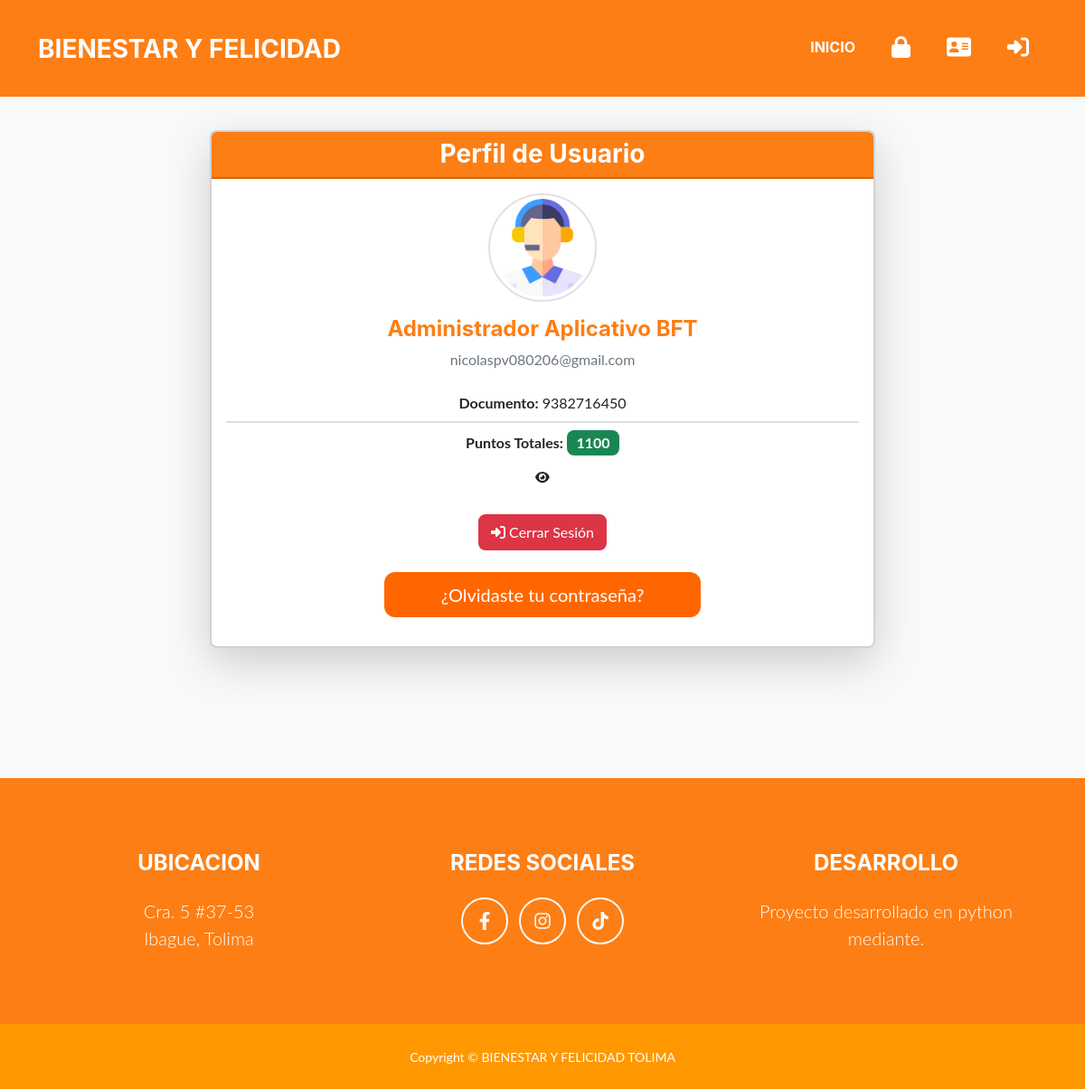
The page /perfil_usuario/9382716450 (signed in) on the database its author committed.
### apps/usuarios/models.py (models this page shows, shortened)
class Usuarios(AbstractBaseUser, PermissionsMixin):
    avatar = models.FileField('Avatar', upload_to='usuarios/', null=True, blank=True)
    nombres = models.CharField('Nombres', max_length=50)
    apellidos = models.CharField('Apellidos', max_length=100)
    numero_documento = models.IntegerField('Número de documento', primary_key=True, unique=True)
    correo = models.EmailField('Correo electrónico', max_length=255, unique=True)
    puntos_totales = models.IntegerField('Número total de puntos', default=1000)
    password = models.CharField('Contraseña', max_length=255)
    ultimo_reinicio = models.DateField('Ultimo reinicio de puntos', default=now) # Reiniciar puntos
    is_active = models.BooleanField(default=True)
    is_staff = models.BooleanField(default=False)
    objects = UsuariosManager()
    USERNAME_FIELD = 'numero_documento'
    REQUIRED_FIELDS = ['nombres', 'apellidos', 'correo']
    class Meta:
        verbose_name = 'Usuario'
        verbose_name_plural = 'Usuarios'

### apps/usuarios/views.py (the view)
# urls.py: path('perfil_usuario/<int:id_usuario>', login_required(profile), name="perfil"),
@login_required(login_url='/accounts/login')
@user_passes_test(is_staff, login_url=('/'))
def profile(request, id_usuario):
    usuario = Usuarios.objects.filter(numero_documento = id_usuario)
    query = request.GET.get('q', '')
    if query:
        usuario = usuarios.filter(
            Q(numero_documento__icontains = query) |
            Q(nombres__icontains = query) |
            Q(apellidos__icontains = query)
        )
    paginator = Paginator(usuario,10)
    page_number = request.GET.get('page')
    usuarios_paginados = paginator.get_page(page_number)
    return render(request, 'registration/profile.html', {'usuario': usuarios_paginados, 'query': query})

### apps/usuarios/views.py (called while the page is built)
def is_staff(user):
    return user.is_active and user.is_staff # Validar si es administrador y esta activo

### apps/usuarios/templates/registration/profile.html (shortened to what this page needs)
{% load static %}
<!DOCTYPE html>
<html lang="es">
    <head>
        <link rel="stylesheet" href="https://cdn.jsdelivr.net/npm/bootstrap-icons/font/bootstrap-icons.css">
        <link href="{% static "css/usuario.styles.css" %}" rel="stylesheet" />
    </head>
    <body class="bg-light">
        <nav class="navbar navbar-expand-lg bg-secondary text-uppercase fixed-top" id="mainNav">
            <div class="container">
                <a class="navbar-brand" href="{% url "inicio" %}">BIENESTAR Y FELICIDAD</a>
                <div class="collapse navbar-collapse" id="navbarResponsive">
                    <ul class="navbar-nav ms-auto">
                        <li class="nav-item mx-0 mx-lg-1">
                            <a class="nav-link py-3 px-0 px-lg-3 rounded" href="/">
                                Inicio
                            </a>
                        </li>
                        {% if user.is_authenticated %}
                            {% if user.is_staff %}
                                <li class="nav-item mx-0 mx-lg-1">
                                    <a class="nav-link py-3 px-0 px-lg-3 rounded" href="{% url "admin_panel" %}" target="_blank">
                                        <i class="fa-solid fa-lock fs-4"></i>
                                    </a>
                                </li>
                            {% endif %}
                            <li class="nav-item mx-0 mx-lg-1">
                                <a class="nav-link py-3 px-0 px-lg-3 rounded" href="{% url "perfil" user.numero_documento %}">
                                    <i class="fa-solid fa-address-card fs-4"></i>
                                </a>
                            </li>
                            <li class="nav-item mx-0 mx-lg-1">
                                <a class="nav-link py-3 px-0 px-lg-3 rounded" href="{% url "salir" %}">
                                    <i class="fa-solid fa-right-to-bracket fs-4"></i>
                                </a>
                            </li>
                        {% endif %}
                    </ul>
                </div>
            </div>
        </nav>
        <section class="page-section">
            <div class="container my-5">
                <div class="row justify-content-center">
                    <div class="col-md-8">
                        <div class="card shadow-lg">
                            <div class="card-header text-white text-center" style="background-color: #fd7e14 !important;">
                                <h3 class="mb-0">Perfil de Usuario</h3>
                            </div>
                            <div class="card-body text-center">
                                {% for usuario in usuario %}
                                    <div class="mb-3">
                                        {% if usuario.avatar %}
                                            <img src="{{ usuario.avatar.url }}" class="rounded-circle img-thumbnail" style="width: 120px; height: 120px;">
                                        {% else %}
                                            <img src="{% static 'img/avataaars.svg' %}" class="rounded-circle img-thumbnail" style="width: 120px; height: 120px;">
                                        {% endif %}
                                    </div>
                                    <h4>{{ usuario.nombres }} {{ usuario.apellidos }}</h4>
                                    <p class="text-muted">{{ usuario.correo }}</p>
                                    <ul class="list-group list-group-flush">
                                        <li class="list-group-item"><strong>Documento:</strong> {{ usuario.numero_documento }}</li>
                                        <li class="list-group-item"><strong>Puntos Totales:</strong>
                                            <span class="badge bg-success fs-6">{{ usuario.puntos_totales }}</span>
                                        </li>
                                    </ul>
                                    <div class="mb-3">
                                        <a href="{% url 'puntos_evidencias' usuario.numero_documento %}" class="btn btn-sm">
                                            <i class="fa-solid fa-eye"></i>
                                        </a>
                                    </div>
                                    <div class="mt-4">
                                        <a href="{% url 'salir' %}" class="btn btn-danger">
                                            <i class="fa-solid fa-right-to-bracket"></i> Cerrar Sesión
                                        </a>
                                    </div>
                                    <div class="mt-4">
                                        <p class="text-center">
                                            <a href="{% url 'cambiar_pass' %}" class="btn btn-lg w-50 text-white" style="background-color: #FF6600;">¿Olvidaste tu contraseña?</a>
                                        </p>
                                    </div>
                                {% endfor %}
                            </div>
                        </div>
                    </div>
                </div>
            </div>
        </section>
        <footer class="footer text-center">
            <div class="container">
                <div class="row">
                    <div class="col-lg-4 mb-5 mb-lg-0">
                        <h4 class="text-uppercase mb-4">UBICACION</h4>
                        <p class="lead mb-0">
                            Cra. 5 #37-53
                            <br />
                            Ibague, Tolima
                        </p>
                    </div>
                    <div class="col-lg-4 mb-5 mb-lg-0">
                        <h4 class="text-uppercase mb-4">REDES SOCIALES</h4>
                        <a class="btn btn-outline-light btn-social mx-1" href="#!"><i class="fab fa-fw fa-facebook-f"></i></a>
                        <a class="btn btn-outline-light btn-social mx-1" href="#!"><i class="fab fa-fw fa-instagram"></i></a>
                        <a class="btn btn-outline-light btn-social mx-1" href="#!"><i class="fab fa-fw fa-tiktok"></i></a>
                    </div>
                    <div class="col-lg-4">
                        <h4 class="text-uppercase mb-4">DESARROLLO</h4>
                        <p class="lead mb-0">
                            Proyecto desarrollado en python mediante.
                        </p>
                    </div>
                </div>
            </div>
        </footer>
        <div class="copyright py-4 text-center text-white">
            <div class="container"><small>Copyright &copy; BIENESTAR Y FELICIDAD TOLIMA</small></div>
        </div>
    </body>
</html>

### rows shown on the page
Usuarios: avatar (picture), nombres "Administrador", apellidos "Aplicativo BFT", correo "nicolaspv080206@gmail.com", numero_documento "9382716450", puntos_totales "1100"
